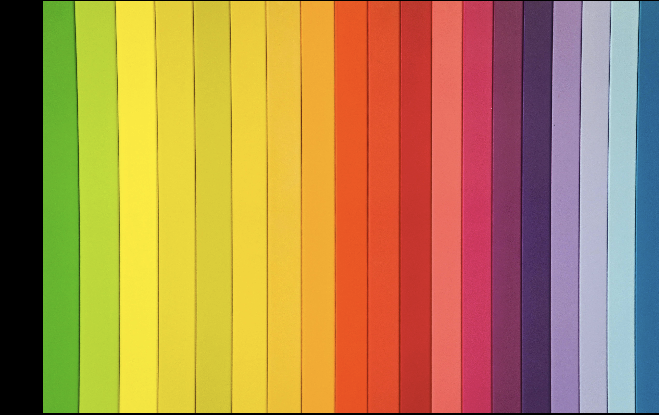
#> input picture opencvFirst/img/color_line.png, 659 x 415 px
$ python _05_change1color.py
#> lines starting #> are read from the running program, lines starting #| are printed output that depends on the picture
# import lib
import cv2
import matplotlib.pyplot as plt

# Load the image
img = cv2.imread("./img/color_line.png")
#> img is the input picture: shape (415, 659, 3); mean B, G, R 78.7, 136.3, 175.8

print(f"Image shape: {img.shape}")
#| Image shape: (415, 659, 3)
print(f"Image size: {img.size}")
#| Image size: 820455

pixal_val = img[100, 100]
#> pixal_val = [59, 214, 188]
print(f"Pixel value at (10000,100): {pixal_val}")
#| Pixel value at (10000,100): [ 59 214 188]
b, g, r = cv2.split(img)
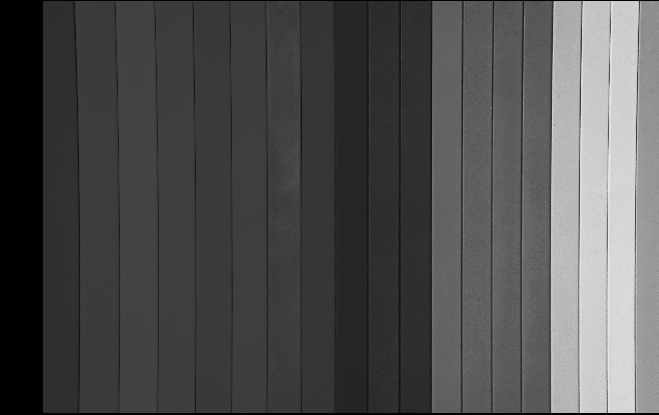
#> b: shape (415, 659); min 0, max 243, mean 78.7
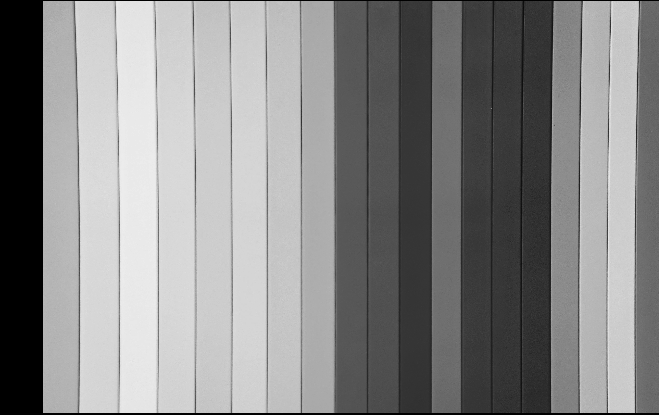
#> g: shape (415, 659); min 0, max 237, mean 136.3
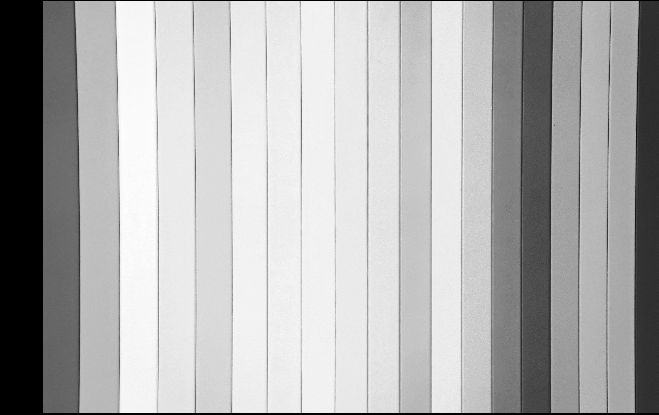
#> r: shape (415, 659); min 0, max 252, mean 175.8
# print('red channel, green channel, blue channel', r, g, b)

img[:, :, 0] = 0 # set blue channel to zero
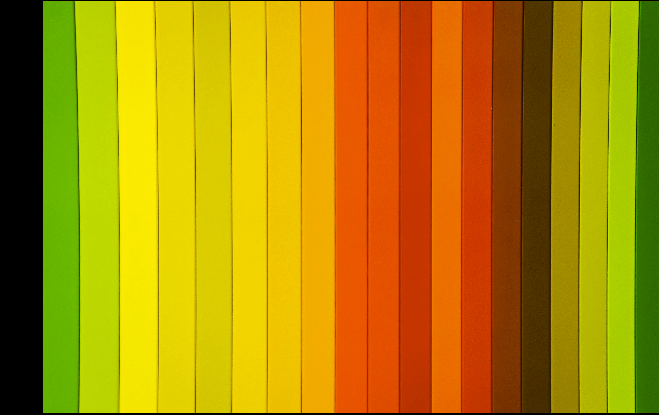
#> img: shape (415, 659, 3); mean B, G, R 0, 136.3, 175.8
img[:, :, 1] = 0 # set green channel to zero
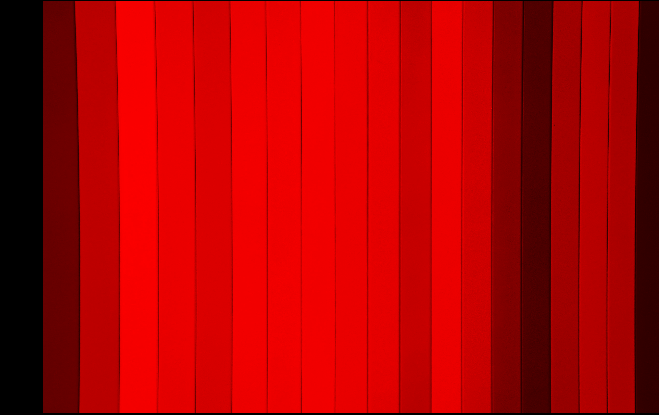
#> img: shape (415, 659, 3); mean B, G, R 0, 0, 175.8

# Everything is red now
cv2.imshow("Image", img)
cv2.imwrite("./img/color_line_red.png", img)
cv2.waitKey(0)
cv2.destroyAllWindows()

$ run again, with opencvFirst/img/face.png copied over opencvFirst/img/color_line.png
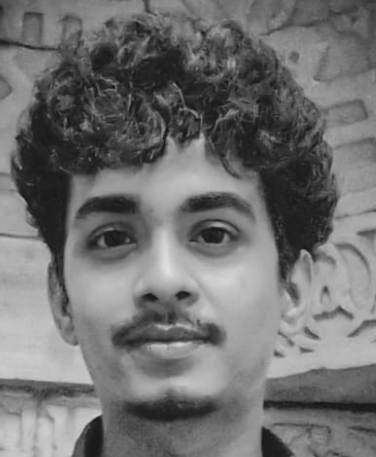
#> input picture opencvFirst/img/face.png, 376 x 457 px
#> img is the input picture: shape (457, 376, 3); mean B, G, R 112.7, 112.7, 112.7
#| Image shape: (457, 376, 3)
#| Image size: 515496
#> pixal_val = [61, 61, 61]
#| Pixel value at (10000,100): [61 61 61]
#> `img[:, :, 0] = 0`:
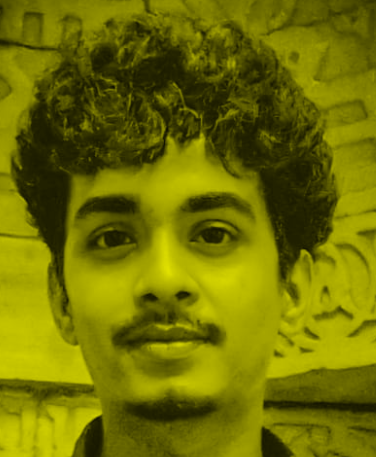
#> img: shape (457, 376, 3); mean B, G, R 0, 112.7, 112.7
#> `img[:, :, 1] = 0`:
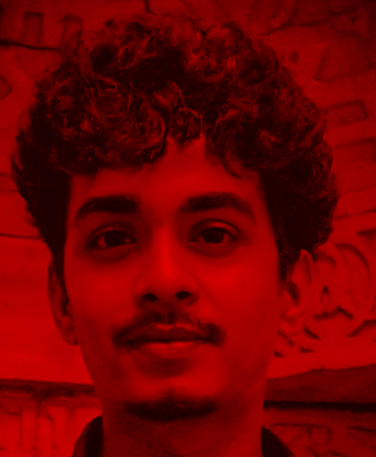
#> img: shape (457, 376, 3); mean B, G, R 0, 0, 112.7

$ run again, with opencvFirst/img/img1.png copied over opencvFirst/img/color_line.png
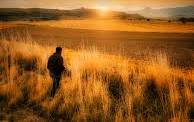
#> input picture opencvFirst/img/img1.png, 194 x 122 px
#> img is the input picture: shape (122, 194, 3); mean B, G, R 33, 91.6, 149.8
#| Image shape: (122, 194, 3)
#| Image size: 71004
#> pixal_val = [15, 83, 142]
#| Pixel value at (10000,100): [ 15  83 142]
#> `b, g, r = cv2.split(img)`:
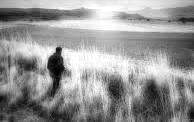
#> r: shape (122, 194); min 0, max 255, mean 149.8
#> `img[:, :, 1] = 0`:
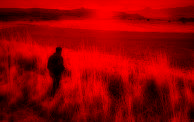
#> img: shape (122, 194, 3); mean B, G, R 0, 0, 149.8
